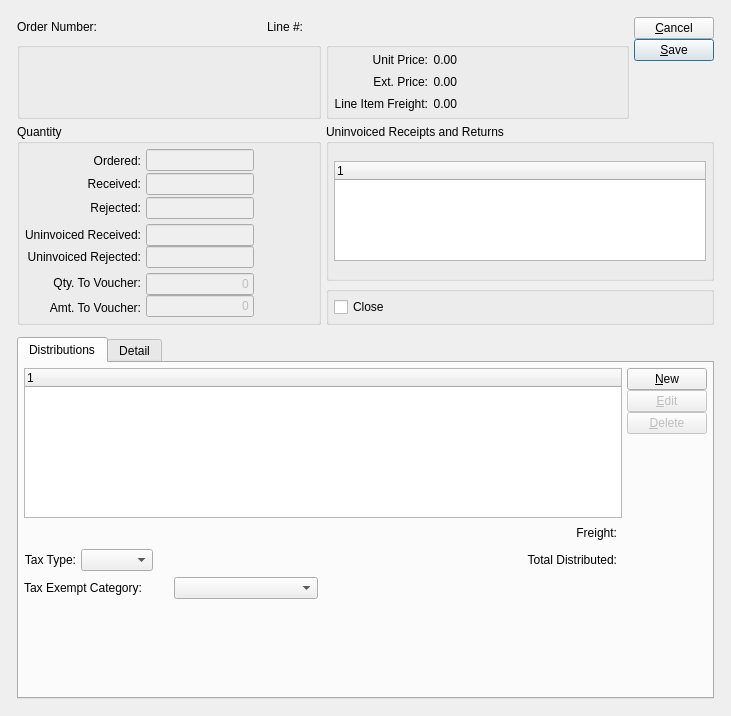
<?xml version="1.0" encoding="UTF-8"?>
<ui version="4.0">
 <comment>This file is part of the xTuple ERP: PostBooks Edition, a free and
open source Enterprise Resource Planning software suite,
Copyright (c) 1999-2019 by OpenMFG LLC, d/b/a xTuple.
It is licensed to you under the Common Public Attribution License
version 1.0, the full text of which (including xTuple-specific Exhibits)
is available at www.xtuple.com/CPAL.  By using this software, you agree
to be bound by its terms.</comment>
 <class>voucherItem</class>
 <widget class="QDialog" name="voucherItem">
  <property name="geometry">
   <rect>
    <x>0</x>
    <y>0</y>
    <width>731</width>
    <height>716</height>
   </rect>
  </property>
  <property name="windowTitle">
   <string>Voucher Item</string>
  </property>
  <layout class="QGridLayout" name="gridLayout_12">
   <item row="0" column="0">
    <layout class="QGridLayout" name="gridLayout_11">
     <property name="leftMargin">
      <number>12</number>
     </property>
     <property name="topMargin">
      <number>12</number>
     </property>
     <property name="rightMargin">
      <number>12</number>
     </property>
     <property name="bottomMargin">
      <number>12</number>
     </property>
     <property name="spacing">
      <number>12</number>
     </property>
     <item row="0" column="0">
      <layout class="QGridLayout" name="gridLayout_10">
       <item row="0" column="0" colspan="2">
        <layout class="QHBoxLayout" name="horizontalLayout">
         <item>
          <widget class="XLabel" name="_poNumberLit">
           <property name="text">
            <string>Order Number:</string>
           </property>
           <property name="alignment">
            <set>Qt::AlignRight|Qt::AlignTrailing|Qt::AlignVCenter</set>
           </property>
          </widget>
         </item>
         <item>
          <widget class="XLabel" name="_poNumber">
           <property name="sizePolicy">
            <sizepolicy hsizetype="Expanding" vsizetype="Preferred">
             <horstretch>0</horstretch>
             <verstretch>0</verstretch>
            </sizepolicy>
           </property>
           <property name="alignment">
            <set>Qt::AlignLeading|Qt::AlignLeft|Qt::AlignVCenter</set>
           </property>
          </widget>
         </item>
         <item>
          <widget class="XLabel" name="_lineNumberLit">
           <property name="text">
            <string>Line #:</string>
           </property>
           <property name="alignment">
            <set>Qt::AlignRight|Qt::AlignTrailing|Qt::AlignVCenter</set>
           </property>
          </widget>
         </item>
         <item>
          <widget class="XLabel" name="_lineNumber">
           <property name="sizePolicy">
            <sizepolicy hsizetype="Expanding" vsizetype="Preferred">
             <horstretch>0</horstretch>
             <verstretch>0</verstretch>
            </sizepolicy>
           </property>
           <property name="alignment">
            <set>Qt::AlignLeading|Qt::AlignLeft|Qt::AlignVCenter</set>
           </property>
          </widget>
         </item>
         <item>
          <spacer name="horizontalSpacer">
           <property name="orientation">
            <enum>Qt::Horizontal</enum>
           </property>
           <property name="sizeHint" stdset="0">
            <size>
             <width>40</width>
             <height>20</height>
            </size>
           </property>
          </spacer>
         </item>
        </layout>
       </item>
       <item row="0" column="2" rowspan="2">
        <layout class="QVBoxLayout">
         <property name="spacing">
          <number>0</number>
         </property>
         <item>
          <layout class="QVBoxLayout">
           <property name="spacing">
            <number>0</number>
           </property>
           <item>
            <widget class="QPushButton" name="_close">
             <property name="text">
              <string>&amp;Cancel</string>
             </property>
            </widget>
           </item>
           <item>
            <widget class="QPushButton" name="_save">
             <property name="text">
              <string>&amp;Save</string>
             </property>
             <property name="autoDefault">
              <bool>true</bool>
             </property>
             <property name="default">
              <bool>true</bool>
             </property>
            </widget>
           </item>
          </layout>
         </item>
         <item>
          <spacer>
           <property name="orientation">
            <enum>Qt::Vertical</enum>
           </property>
           <property name="sizeType">
            <enum>QSizePolicy::Expanding</enum>
           </property>
           <property name="sizeHint" stdset="0">
            <size>
             <width>20</width>
             <height>0</height>
            </size>
           </property>
          </spacer>
         </item>
        </layout>
       </item>
       <item row="1" column="0">
        <widget class="QGroupBox" name="_itemGroup">
         <property name="title">
          <string/>
         </property>
         <layout class="QGridLayout" name="gridLayout_2">
          <item row="0" column="0">
           <widget class="ItemCluster" name="_item">
            <property name="focusPolicy">
             <enum>Qt::StrongFocus</enum>
            </property>
           </widget>
          </item>
          <item row="0" column="1">
           <spacer name="horizontalSpacer_3">
            <property name="orientation">
             <enum>Qt::Horizontal</enum>
            </property>
            <property name="sizeHint" stdset="0">
             <size>
              <width>0</width>
              <height>20</height>
             </size>
            </property>
           </spacer>
          </item>
         </layout>
        </widget>
       </item>
       <item row="1" column="1">
        <widget class="QGroupBox" name="_priceGroup">
         <property name="title">
          <string/>
         </property>
         <layout class="QGridLayout" name="gridLayout_3">
          <item row="0" column="0">
           <widget class="XLabel" name="_unitPriceLit">
            <property name="text">
             <string>Unit Price:</string>
            </property>
            <property name="alignment">
             <set>Qt::AlignRight|Qt::AlignTrailing|Qt::AlignVCenter</set>
            </property>
           </widget>
          </item>
          <item row="0" column="1">
           <widget class="XLabel" name="_unitPrice">
            <property name="text">
             <string>0.00</string>
            </property>
            <property name="alignment">
             <set>Qt::AlignRight|Qt::AlignTrailing|Qt::AlignVCenter</set>
            </property>
           </widget>
          </item>
          <item row="1" column="0">
           <widget class="XLabel" name="_extPriceLit">
            <property name="text">
             <string>Ext. Price:</string>
            </property>
            <property name="alignment">
             <set>Qt::AlignRight|Qt::AlignTrailing|Qt::AlignVCenter</set>
            </property>
           </widget>
          </item>
          <item row="1" column="1">
           <widget class="XLabel" name="_extPrice">
            <property name="text">
             <string>0.00</string>
            </property>
            <property name="alignment">
             <set>Qt::AlignRight|Qt::AlignTrailing|Qt::AlignVCenter</set>
            </property>
           </widget>
          </item>
          <item row="1" column="2">
           <spacer name="horizontalSpacer_4">
            <property name="orientation">
             <enum>Qt::Horizontal</enum>
            </property>
            <property name="sizeHint" stdset="0">
             <size>
              <width>0</width>
              <height>20</height>
             </size>
            </property>
           </spacer>
          </item>
          <item row="2" column="0">
           <widget class="XLabel" name="_lineFreightLit">
            <property name="text">
             <string>Line Item Freight:</string>
            </property>
            <property name="alignment">
             <set>Qt::AlignRight|Qt::AlignTrailing|Qt::AlignVCenter</set>
            </property>
           </widget>
          </item>
          <item row="2" column="1">
           <widget class="XLabel" name="_lineFreight">
            <property name="text">
             <string>0.00</string>
            </property>
            <property name="alignment">
             <set>Qt::AlignRight|Qt::AlignTrailing|Qt::AlignVCenter</set>
            </property>
           </widget>
          </item>
         </layout>
        </widget>
       </item>
       <item row="2" column="0" rowspan="2">
        <widget class="QGroupBox" name="_quantityGroup">
         <property name="title">
          <string>Quantity</string>
         </property>
         <layout class="QGridLayout" name="gridLayout_7">
          <item row="0" column="0">
           <layout class="QGridLayout" name="gridLayout_5">
            <item row="0" column="0">
             <layout class="QVBoxLayout">
              <property name="spacing">
               <number>0</number>
              </property>
              <item>
               <widget class="XLabel" name="_orderedLit">
                <property name="text">
                 <string>Ordered:</string>
                </property>
                <property name="alignment">
                 <set>Qt::AlignRight|Qt::AlignTrailing|Qt::AlignVCenter</set>
                </property>
               </widget>
              </item>
              <item>
               <widget class="XLabel" name="_receivedLit">
                <property name="text">
                 <string>Received:</string>
                </property>
                <property name="alignment">
                 <set>Qt::AlignRight|Qt::AlignTrailing|Qt::AlignVCenter</set>
                </property>
               </widget>
              </item>
              <item>
               <widget class="XLabel" name="_rejectedLit">
                <property name="text">
                 <string>Rejected:</string>
                </property>
                <property name="alignment">
                 <set>Qt::AlignRight|Qt::AlignTrailing|Qt::AlignVCenter</set>
                </property>
               </widget>
              </item>
             </layout>
            </item>
            <item row="0" column="1">
             <layout class="QHBoxLayout">
              <property name="spacing">
               <number>0</number>
              </property>
              <item>
               <layout class="QVBoxLayout">
                <property name="spacing">
                 <number>2</number>
                </property>
                <item>
                 <widget class="XLineEdit" name="_ordered">
                  <property name="enabled">
                   <bool>false</bool>
                  </property>
                  <property name="minimumSize">
                   <size>
                    <width>80</width>
                    <height>0</height>
                   </size>
                  </property>
                  <property name="frame">
                   <bool>true</bool>
                  </property>
                  <property name="alignment">
                   <set>Qt::AlignRight</set>
                  </property>
                 </widget>
                </item>
                <item>
                 <widget class="XLineEdit" name="_received">
                  <property name="enabled">
                   <bool>false</bool>
                  </property>
                  <property name="minimumSize">
                   <size>
                    <width>80</width>
                    <height>0</height>
                   </size>
                  </property>
                  <property name="frame">
                   <bool>true</bool>
                  </property>
                  <property name="alignment">
                   <set>Qt::AlignRight</set>
                  </property>
                 </widget>
                </item>
                <item>
                 <widget class="XLineEdit" name="_rejected">
                  <property name="enabled">
                   <bool>false</bool>
                  </property>
                  <property name="minimumSize">
                   <size>
                    <width>80</width>
                    <height>0</height>
                   </size>
                  </property>
                  <property name="frame">
                   <bool>true</bool>
                  </property>
                  <property name="alignment">
                   <set>Qt::AlignRight</set>
                  </property>
                 </widget>
                </item>
               </layout>
              </item>
              <item>
               <spacer>
                <property name="orientation">
                 <enum>Qt::Horizontal</enum>
                </property>
                <property name="sizeType">
                 <enum>QSizePolicy::Expanding</enum>
                </property>
                <property name="sizeHint" stdset="0">
                 <size>
                  <width>0</width>
                  <height>62</height>
                 </size>
                </property>
               </spacer>
              </item>
             </layout>
            </item>
            <item row="1" column="0">
             <layout class="QVBoxLayout">
              <property name="spacing">
               <number>0</number>
              </property>
              <item>
               <widget class="XLabel" name="_uninvoicedReceivedLit">
                <property name="text">
                 <string>Uninvoiced Received:</string>
                </property>
                <property name="alignment">
                 <set>Qt::AlignRight|Qt::AlignTrailing|Qt::AlignVCenter</set>
                </property>
               </widget>
              </item>
              <item>
               <widget class="XLabel" name="_uninvoicedRejectedLit">
                <property name="text">
                 <string>Uninvoiced Rejected:</string>
                </property>
                <property name="alignment">
                 <set>Qt::AlignRight|Qt::AlignTrailing|Qt::AlignVCenter</set>
                </property>
               </widget>
              </item>
             </layout>
            </item>
            <item row="1" column="1">
             <layout class="QHBoxLayout">
              <property name="spacing">
               <number>0</number>
              </property>
              <item>
               <layout class="QVBoxLayout">
                <property name="spacing">
                 <number>0</number>
                </property>
                <item>
                 <widget class="XLineEdit" name="_uninvoicedReceived">
                  <property name="enabled">
                   <bool>false</bool>
                  </property>
                  <property name="minimumSize">
                   <size>
                    <width>80</width>
                    <height>0</height>
                   </size>
                  </property>
                  <property name="frame">
                   <bool>true</bool>
                  </property>
                  <property name="alignment">
                   <set>Qt::AlignRight</set>
                  </property>
                 </widget>
                </item>
                <item>
                 <widget class="XLineEdit" name="_uninvoicedRejected">
                  <property name="enabled">
                   <bool>false</bool>
                  </property>
                  <property name="minimumSize">
                   <size>
                    <width>80</width>
                    <height>0</height>
                   </size>
                  </property>
                  <property name="frame">
                   <bool>true</bool>
                  </property>
                  <property name="alignment">
                   <set>Qt::AlignRight</set>
                  </property>
                 </widget>
                </item>
               </layout>
              </item>
              <item>
               <spacer>
                <property name="orientation">
                 <enum>Qt::Horizontal</enum>
                </property>
                <property name="sizeType">
                 <enum>QSizePolicy::Expanding</enum>
                </property>
                <property name="sizeHint" stdset="0">
                 <size>
                  <width>0</width>
                  <height>42</height>
                 </size>
                </property>
               </spacer>
              </item>
             </layout>
            </item>
            <item row="3" column="1">
             <layout class="QHBoxLayout" name="horizontalLayout_3">
              <property name="spacing">
               <number>0</number>
              </property>
              <item>
               <layout class="QVBoxLayout" name="verticalLayout_3">
                <property name="spacing">
                 <number>0</number>
                </property>
                <item>
                 <widget class="XLineEdit" name="_qtyToVoucher">
                  <property name="enabled">
                   <bool>false</bool>
                  </property>
                  <property name="sizePolicy">
                   <sizepolicy hsizetype="Preferred" vsizetype="Fixed">
                    <horstretch>0</horstretch>
                    <verstretch>0</verstretch>
                   </sizepolicy>
                  </property>
                  <property name="text">
                   <string>0</string>
                  </property>
                  <property name="alignment">
                   <set>Qt::AlignRight</set>
                  </property>
                  <property name="readOnly">
                   <bool>true</bool>
                  </property>
                 </widget>
                </item>
                <item>
                 <widget class="XLineEdit" name="_amtToVoucher">
                  <property name="enabled">
                   <bool>false</bool>
                  </property>
                  <property name="sizePolicy">
                   <sizepolicy hsizetype="Preferred" vsizetype="Fixed">
                    <horstretch>0</horstretch>
                    <verstretch>0</verstretch>
                   </sizepolicy>
                  </property>
                  <property name="text">
                   <string>0</string>
                  </property>
                  <property name="alignment">
                   <set>Qt::AlignRight</set>
                  </property>
                  <property name="readOnly">
                   <bool>true</bool>
                  </property>
                 </widget>
                </item>
               </layout>
              </item>
              <item>
               <spacer>
                <property name="orientation">
                 <enum>Qt::Horizontal</enum>
                </property>
                <property name="sizeType">
                 <enum>QSizePolicy::Expanding</enum>
                </property>
                <property name="sizeHint" stdset="0">
                 <size>
                  <width>0</width>
                  <height>10</height>
                 </size>
                </property>
               </spacer>
              </item>
             </layout>
            </item>
            <item row="3" column="0">
             <layout class="QVBoxLayout" name="verticalLayout_2">
              <item>
               <widget class="XLabel" name="_qtyToVoucherLit">
                <property name="text">
                 <string>Qty. To Voucher:</string>
                </property>
                <property name="alignment">
                 <set>Qt::AlignRight|Qt::AlignTrailing|Qt::AlignVCenter</set>
                </property>
               </widget>
              </item>
              <item>
               <widget class="XLabel" name="_amtToVoucherLit">
                <property name="text">
                 <string>Amt. To Voucher:</string>
                </property>
                <property name="alignment">
                 <set>Qt::AlignRight|Qt::AlignTrailing|Qt::AlignVCenter</set>
                </property>
               </widget>
              </item>
             </layout>
            </item>
           </layout>
          </item>
         </layout>
        </widget>
       </item>
       <item row="2" column="1" colspan="2">
        <widget class="QGroupBox" name="_uninvoicedGroup">
         <property name="title">
          <string>Uninvoiced Receipts and Returns</string>
         </property>
         <layout class="QGridLayout" name="gridLayout_4">
          <item row="0" column="0">
           <widget class="XTreeWidget" name="_uninvoiced">
            <property name="maximumSize">
             <size>
              <width>16777215</width>
              <height>100</height>
             </size>
            </property>
           </widget>
          </item>
         </layout>
        </widget>
       </item>
       <item row="3" column="1" colspan="2">
        <widget class="QGroupBox" name="groupBox_2">
         <property name="title">
          <string/>
         </property>
         <layout class="QGridLayout" name="gridLayout_9">
          <item row="0" column="0">
           <layout class="QHBoxLayout">
            <property name="spacing">
             <number>0</number>
            </property>
            <item>
             <widget class="QCheckBox" name="_closePoitem">
              <property name="text">
               <string>Close</string>
              </property>
             </widget>
            </item>
            <item>
             <spacer>
              <property name="orientation">
               <enum>Qt::Horizontal</enum>
              </property>
              <property name="sizeType">
               <enum>QSizePolicy::Expanding</enum>
              </property>
              <property name="sizeHint" stdset="0">
               <size>
                <width>0</width>
                <height>16</height>
               </size>
              </property>
             </spacer>
            </item>
           </layout>
          </item>
         </layout>
        </widget>
       </item>
      </layout>
     </item>
     <item row="1" column="0">
      <widget class="QTabWidget" name="_tab">
       <property name="sizePolicy">
        <sizepolicy hsizetype="Expanding" vsizetype="Expanding">
         <horstretch>0</horstretch>
         <verstretch>1</verstretch>
        </sizepolicy>
       </property>
       <property name="currentIndex">
        <number>0</number>
       </property>
       <widget class="QWidget" name="_distTab">
        <attribute name="title">
         <string>Distributions</string>
        </attribute>
        <layout class="QGridLayout" name="gridLayout_13">
         <item row="0" column="0">
          <layout class="QVBoxLayout" name="verticalLayout">
           <item>
            <layout class="QGridLayout" name="gridLayout_8">
             <item row="0" column="0">
              <widget class="XTreeWidget" name="_vodist">
               <property name="sizePolicy">
                <sizepolicy hsizetype="Expanding" vsizetype="Expanding">
                 <horstretch>0</horstretch>
                 <verstretch>1</verstretch>
                </sizepolicy>
               </property>
               <property name="maximumSize">
                <size>
                 <width>16777215</width>
                 <height>150</height>
                </size>
               </property>
              </widget>
             </item>
             <item row="0" column="1">
              <layout class="QVBoxLayout">
               <property name="spacing">
                <number>0</number>
               </property>
               <item>
                <layout class="QVBoxLayout">
                 <property name="spacing">
                  <number>0</number>
                 </property>
                 <item>
                  <widget class="QPushButton" name="_new">
                   <property name="text">
                    <string>&amp;New</string>
                   </property>
                  </widget>
                 </item>
                 <item>
                  <widget class="QPushButton" name="_edit">
                   <property name="enabled">
                    <bool>false</bool>
                   </property>
                   <property name="text">
                    <string>&amp;Edit</string>
                   </property>
                  </widget>
                 </item>
                 <item>
                  <widget class="QPushButton" name="_delete">
                   <property name="enabled">
                    <bool>false</bool>
                   </property>
                   <property name="text">
                    <string>&amp;Delete</string>
                   </property>
                  </widget>
                 </item>
                </layout>
               </item>
               <item>
                <spacer>
                 <property name="orientation">
                  <enum>Qt::Vertical</enum>
                 </property>
                 <property name="sizeType">
                  <enum>QSizePolicy::Expanding</enum>
                 </property>
                 <property name="sizeHint" stdset="0">
                  <size>
                   <width>20</width>
                   <height>0</height>
                  </size>
                 </property>
                </spacer>
               </item>
              </layout>
             </item>
             <item row="1" column="0">
              <layout class="QGridLayout" name="gridLayout">
               <item row="0" column="1">
                <widget class="XLabel" name="_freightToVoucherLit">
                 <property name="text">
                  <string>Freight:</string>
                 </property>
                 <property name="alignment">
                  <set>Qt::AlignRight|Qt::AlignTrailing|Qt::AlignVCenter</set>
                 </property>
                </widget>
               </item>
               <item row="0" column="0">
                <spacer name="horizontalSpacer_5">
                 <property name="orientation">
                  <enum>Qt::Horizontal</enum>
                 </property>
                 <property name="sizeHint" stdset="0">
                  <size>
                   <width>0</width>
                   <height>20</height>
                  </size>
                 </property>
                </spacer>
               </item>
               <item row="1" column="0">
                <layout class="QHBoxLayout" name="horizontalLayout_2">
                 <item>
                  <widget class="QLabel" name="_taxtypeLit">
                   <property name="minimumSize">
                    <size>
                     <width>0</width>
                     <height>24</height>
                    </size>
                   </property>
                   <property name="text">
                    <string>Tax Type:</string>
                   </property>
                   <property name="alignment">
                    <set>Qt::AlignRight|Qt::AlignTrailing|Qt::AlignVCenter</set>
                   </property>
                  </widget>
                 </item>
                 <item>
                  <widget class="XComboBox" name="_taxtype">
                   <property name="enabled">
                    <bool>true</bool>
                   </property>
                   <property name="allowNull">
                    <bool>true</bool>
                   </property>
                   <property name="nullStr">
                    <string>[ Default ]</string>
                   </property>
                   <property name="type">
                    <enum>XComboBox::TaxTypes</enum>
                   </property>
                  </widget>
                 </item>
                 <item>
                  <spacer>
                   <property name="orientation">
                    <enum>Qt::Horizontal</enum>
                   </property>
                   <property name="sizeHint" stdset="0">
                    <size>
                     <width>88</width>
                     <height>14</height>
                    </size>
                   </property>
                  </spacer>
                 </item>
                </layout>
               </item>
               <item row="2" column="0">
                <layout class="QHBoxLayout">
                 <item>
                  <widget class="QLabel" name="_taxExemptLit">
                   <property name="text">
                    <string>Tax Exempt Category:</string>
                   </property>
                  </widget>
                 </item>
                 <item>
                  <widget class="TaxExemptCluster" name="_taxExempt"/>
                 </item>
                </layout>
               </item>
               <item row="1" column="1">
                <widget class="XLabel" name="_totalDistributedLit">
                 <property name="sizePolicy">
                  <sizepolicy hsizetype="Expanding" vsizetype="Preferred">
                   <horstretch>0</horstretch>
                   <verstretch>0</verstretch>
                  </sizepolicy>
                 </property>
                 <property name="text">
                  <string>Total Distributed:</string>
                 </property>
                 <property name="alignment">
                  <set>Qt::AlignRight|Qt::AlignTrailing|Qt::AlignVCenter</set>
                 </property>
                </widget>
               </item>
               <item row="0" column="2">
                <widget class="CurrCluster" name="_freightToVoucher">
                 <property name="format">
                  <enum>CurrDisplay::Money</enum>
                 </property>
                </widget>
               </item>
               <item row="1" column="2">
                <widget class="CurrDisplay" name="_totalDistributed">
                 <property name="focusPolicy">
                  <enum>Qt::StrongFocus</enum>
                 </property>
                </widget>
               </item>
              </layout>
             </item>
            </layout>
           </item>
           <item>
            <spacer name="verticalSpacer">
             <property name="orientation">
              <enum>Qt::Vertical</enum>
             </property>
             <property name="sizeHint" stdset="0">
              <size>
               <width>20</width>
               <height>0</height>
              </size>
             </property>
            </spacer>
           </item>
          </layout>
         </item>
        </layout>
       </widget>
       <widget class="QWidget" name="_detailTab">
        <attribute name="title">
         <string>Detail</string>
        </attribute>
        <layout class="QGridLayout" name="gridLayout_6">
         <item row="0" column="0">
          <layout class="QGridLayout">
           <item row="1" column="0">
            <widget class="XLabel" name="_vendItemNumberLit">
             <property name="text">
              <string>Vend. Item Number:</string>
             </property>
             <property name="alignment">
              <set>Qt::AlignRight|Qt::AlignTrailing|Qt::AlignVCenter</set>
             </property>
            </widget>
           </item>
           <item row="1" column="1">
            <layout class="QHBoxLayout">
             <property name="spacing">
              <number>0</number>
             </property>
             <item>
              <layout class="QHBoxLayout">
               <property name="spacing">
                <number>5</number>
               </property>
               <item>
                <widget class="XLabel" name="_vendItemNumber">
                 <property name="sizePolicy">
                  <sizepolicy hsizetype="Expanding" vsizetype="Preferred">
                   <horstretch>0</horstretch>
                   <verstretch>0</verstretch>
                  </sizepolicy>
                 </property>
                </widget>
               </item>
               <item>
                <widget class="XLabel" name="_vendUOMLit">
                 <property name="text">
                  <string>UOM:</string>
                 </property>
                </widget>
               </item>
               <item>
                <widget class="XLabel" name="_vendUOM">
                 <property name="minimumSize">
                  <size>
                   <width>40</width>
                   <height>0</height>
                  </size>
                 </property>
                </widget>
               </item>
              </layout>
             </item>
             <item>
              <spacer>
               <property name="orientation">
                <enum>Qt::Horizontal</enum>
               </property>
               <property name="sizeType">
                <enum>QSizePolicy::Expanding</enum>
               </property>
               <property name="sizeHint" stdset="0">
                <size>
                 <width>20</width>
                 <height>20</height>
                </size>
               </property>
              </spacer>
             </item>
            </layout>
           </item>
           <item row="2" column="0">
            <layout class="QVBoxLayout">
             <property name="spacing">
              <number>0</number>
             </property>
             <item>
              <widget class="XLabel" name="_vendItemDescripLit">
               <property name="sizePolicy">
                <sizepolicy hsizetype="Preferred" vsizetype="Fixed">
                 <horstretch>0</horstretch>
                 <verstretch>0</verstretch>
                </sizepolicy>
               </property>
               <property name="text">
                <string>Vend. Item Descrip.:</string>
               </property>
               <property name="alignment">
                <set>Qt::AlignRight|Qt::AlignTrailing|Qt::AlignVCenter</set>
               </property>
              </widget>
             </item>
             <item>
              <spacer>
               <property name="orientation">
                <enum>Qt::Vertical</enum>
               </property>
               <property name="sizeType">
                <enum>QSizePolicy::Expanding</enum>
               </property>
               <property name="sizeHint" stdset="0">
                <size>
                 <width>20</width>
                 <height>59</height>
                </size>
               </property>
              </spacer>
             </item>
            </layout>
           </item>
           <item row="2" column="1">
            <widget class="XTextEdit" name="_vendDescription">
             <property name="sizePolicy">
              <sizepolicy hsizetype="Expanding" vsizetype="Expanding">
               <horstretch>0</horstretch>
               <verstretch>0</verstretch>
              </sizepolicy>
             </property>
             <property name="readOnly">
              <bool>true</bool>
             </property>
             <property name="spellEnable">
              <bool>true</bool>
             </property>
            </widget>
           </item>
           <item row="0" column="0">
            <widget class="XLabel" name="_dueDateLit">
             <property name="text">
              <string>Due Date:</string>
             </property>
             <property name="alignment">
              <set>Qt::AlignRight|Qt::AlignTrailing|Qt::AlignVCenter</set>
             </property>
            </widget>
           </item>
           <item row="0" column="1">
            <layout class="QHBoxLayout">
             <property name="spacing">
              <number>0</number>
             </property>
             <item>
              <widget class="DLineEdit" name="_dueDate">
               <property name="enabled">
                <bool>false</bool>
               </property>
              </widget>
             </item>
             <item>
              <spacer>
               <property name="orientation">
                <enum>Qt::Horizontal</enum>
               </property>
               <property name="sizeType">
                <enum>QSizePolicy::Expanding</enum>
               </property>
               <property name="sizeHint" stdset="0">
                <size>
                 <width>0</width>
                 <height>10</height>
                </size>
               </property>
              </spacer>
             </item>
            </layout>
           </item>
          </layout>
         </item>
        </layout>
       </widget>
      </widget>
     </item>
    </layout>
   </item>
  </layout>
 </widget>
 <layoutdefault spacing="5" margin="5"/>
 <customwidgets>
  <customwidget>
   <class>CurrCluster</class>
   <extends>CurrDisplay</extends>
   <header>currcluster.h</header>
   <container>1</container>
  </customwidget>
  <customwidget>
   <class>CurrDisplay</class>
   <extends>QWidget</extends>
   <header>currcluster.h</header>
  </customwidget>
  <customwidget>
   <class>DLineEdit</class>
   <extends>QWidget</extends>
   <header>datecluster.h</header>
   <container>1</container>
  </customwidget>
  <customwidget>
   <class>ItemCluster</class>
   <extends>QWidget</extends>
   <header>itemcluster.h</header>
   <container>1</container>
  </customwidget>
  <customwidget>
   <class>TaxExemptCluster</class>
   <extends>XComboBox</extends>
   <header>taxexemptcluster.h</header>
  </customwidget>
  <customwidget>
   <class>XComboBox</class>
   <extends>QComboBox</extends>
   <header>xcombobox.h</header>
  </customwidget>
  <customwidget>
   <class>XLabel</class>
   <extends>QLabel</extends>
   <header>xlabel.h</header>
  </customwidget>
  <customwidget>
   <class>XLineEdit</class>
   <extends>QLineEdit</extends>
   <header>xlineedit.h</header>
   <container>1</container>
  </customwidget>
  <customwidget>
   <class>XTreeWidget</class>
   <extends>QTreeWidget</extends>
   <header>xtreewidget.h</header>
   <container>1</container>
  </customwidget>
  <customwidget>
   <class>XTextEdit</class>
   <extends>QTextEdit</extends>
   <header>xtextedit.h</header>
  </customwidget>
 </customwidgets>
 <tabstops>
  <tabstop>_item</tabstop>
  <tabstop>_vendDescription</tabstop>
  <tabstop>_dueDate</tabstop>
  <tabstop>_ordered</tabstop>
  <tabstop>_received</tabstop>
  <tabstop>_rejected</tabstop>
  <tabstop>_uninvoicedReceived</tabstop>
  <tabstop>_uninvoicedRejected</tabstop>
  <tabstop>_freightToVoucher</tabstop>
  <tabstop>_uninvoiced</tabstop>
  <tabstop>_closePoitem</tabstop>
  <tabstop>_vodist</tabstop>
  <tabstop>_new</tabstop>
  <tabstop>_edit</tabstop>
  <tabstop>_delete</tabstop>
  <tabstop>_totalDistributed</tabstop>
  <tabstop>_save</tabstop>
  <tabstop>_close</tabstop>
 </tabstops>
 <resources/>
 <connections>
  <connection>
   <sender>_vodist</sender>
   <signal>valid(bool)</signal>
   <receiver>_delete</receiver>
   <slot>setEnabled(bool)</slot>
   <hints>
    <hint type="sourcelabel">
     <x>20</x>
     <y>20</y>
    </hint>
    <hint type="destinationlabel">
     <x>20</x>
     <y>20</y>
    </hint>
   </hints>
  </connection>
  <connection>
   <sender>_vodist</sender>
   <signal>valid(bool)</signal>
   <receiver>_edit</receiver>
   <slot>setEnabled(bool)</slot>
   <hints>
    <hint type="sourcelabel">
     <x>20</x>
     <y>20</y>
    </hint>
    <hint type="destinationlabel">
     <x>20</x>
     <y>20</y>
    </hint>
   </hints>
  </connection>
  <connection>
   <sender>_vodist</sender>
   <signal>itemSelected(int)</signal>
   <receiver>_edit</receiver>
   <slot>animateClick()</slot>
   <hints>
    <hint type="sourcelabel">
     <x>20</x>
     <y>20</y>
    </hint>
    <hint type="destinationlabel">
     <x>20</x>
     <y>20</y>
    </hint>
   </hints>
  </connection>
  <connection>
   <sender>_freightToVoucher</sender>
   <signal>idChanged(int)</signal>
   <receiver>_totalDistributed</receiver>
   <slot>setId(int)</slot>
   <hints>
    <hint type="sourcelabel">
     <x>20</x>
     <y>20</y>
    </hint>
    <hint type="destinationlabel">
     <x>20</x>
     <y>20</y>
    </hint>
   </hints>
  </connection>
  <connection>
   <sender>_freightToVoucher</sender>
   <signal>effectiveChanged(QDate)</signal>
   <receiver>_totalDistributed</receiver>
   <slot>setEffective(QDate)</slot>
   <hints>
    <hint type="sourcelabel">
     <x>20</x>
     <y>20</y>
    </hint>
    <hint type="destinationlabel">
     <x>20</x>
     <y>20</y>
    </hint>
   </hints>
  </connection>
  <connection>
   <sender>_close</sender>
   <signal>clicked()</signal>
   <receiver>voucherItem</receiver>
   <slot>reject()</slot>
   <hints>
    <hint type="sourcelabel">
     <x>20</x>
     <y>20</y>
    </hint>
    <hint type="destinationlabel">
     <x>20</x>
     <y>20</y>
    </hint>
   </hints>
  </connection>
 </connections>
</ui>
